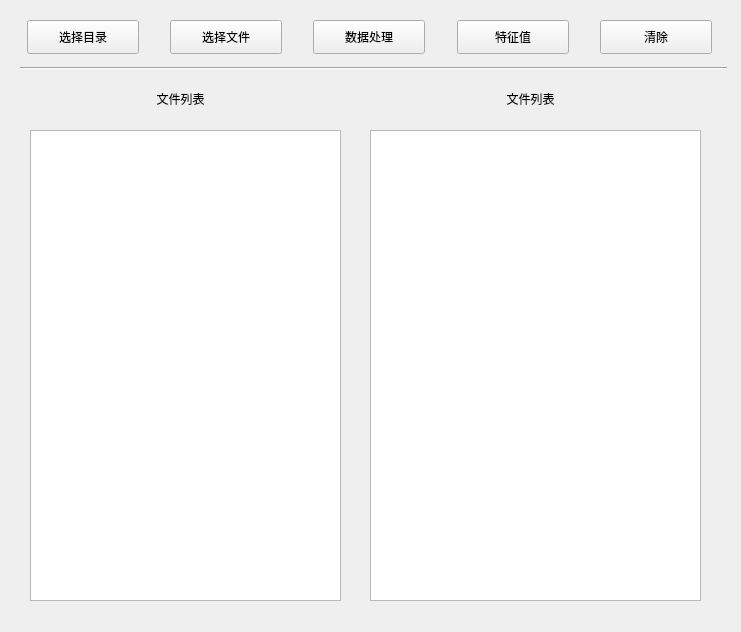
<?xml version="1.0" encoding="UTF-8"?>
<ui version="4.0">
 <class>Form</class>
 <widget class="QWidget" name="Form">
  <property name="geometry">
   <rect>
    <x>0</x>
    <y>0</y>
    <width>741</width>
    <height>632</height>
   </rect>
  </property>
  <property name="windowTitle">
   <string>数据处理</string>
  </property>
  <widget class="QPushButton" name="pushButton">
   <property name="geometry">
    <rect>
     <x>27</x>
     <y>20</y>
     <width>112</width>
     <height>34</height>
    </rect>
   </property>
   <property name="text">
    <string>选择目录</string>
   </property>
  </widget>
  <widget class="QPushButton" name="pushButton_2">
   <property name="geometry">
    <rect>
     <x>170</x>
     <y>20</y>
     <width>112</width>
     <height>34</height>
    </rect>
   </property>
   <property name="text">
    <string>选择文件</string>
   </property>
  </widget>
  <widget class="QPushButton" name="pushButton_3">
   <property name="geometry">
    <rect>
     <x>313</x>
     <y>20</y>
     <width>112</width>
     <height>34</height>
    </rect>
   </property>
   <property name="text">
    <string>数据处理</string>
   </property>
  </widget>
  <widget class="QPushButton" name="pushButton_4">
   <property name="geometry">
    <rect>
     <x>457</x>
     <y>20</y>
     <width>112</width>
     <height>34</height>
    </rect>
   </property>
   <property name="text">
    <string>特征值</string>
   </property>
  </widget>
  <widget class="QPushButton" name="pushButton_5">
   <property name="geometry">
    <rect>
     <x>600</x>
     <y>20</y>
     <width>112</width>
     <height>34</height>
    </rect>
   </property>
   <property name="text">
    <string>清除</string>
   </property>
  </widget>
  <widget class="Line" name="line">
   <property name="geometry">
    <rect>
     <x>20</x>
     <y>60</y>
     <width>707</width>
     <height>16</height>
    </rect>
   </property>
   <property name="orientation">
    <enum>Qt::Horizontal</enum>
   </property>
  </widget>
  <widget class="QScrollArea" name="scrollArea">
   <property name="geometry">
    <rect>
     <x>30</x>
     <y>130</y>
     <width>311</width>
     <height>471</height>
    </rect>
   </property>
   <property name="widgetResizable">
    <bool>true</bool>
   </property>
   <widget class="QWidget" name="scrollAreaWidgetContents">
    <property name="geometry">
     <rect>
      <x>0</x>
      <y>0</y>
      <width>309</width>
      <height>469</height>
     </rect>
    </property>
    <widget class="QTextBrowser" name="textBrowser">
     <property name="geometry">
      <rect>
       <x>-10</x>
       <y>-10</y>
       <width>321</width>
       <height>481</height>
      </rect>
     </property>
    </widget>
   </widget>
  </widget>
  <widget class="QScrollArea" name="scrollArea_2">
   <property name="geometry">
    <rect>
     <x>370</x>
     <y>130</y>
     <width>331</width>
     <height>471</height>
    </rect>
   </property>
   <property name="widgetResizable">
    <bool>true</bool>
   </property>
   <widget class="QWidget" name="scrollAreaWidgetContents_2">
    <property name="geometry">
     <rect>
      <x>0</x>
      <y>0</y>
      <width>329</width>
      <height>469</height>
     </rect>
    </property>
    <widget class="QTextBrowser" name="textBrowser_2">
     <property name="geometry">
      <rect>
       <x>-5</x>
       <y>-9</y>
       <width>341</width>
       <height>481</height>
      </rect>
     </property>
    </widget>
   </widget>
  </widget>
  <widget class="QLabel" name="label">
   <property name="geometry">
    <rect>
     <x>60</x>
     <y>90</y>
     <width>241</width>
     <height>18</height>
    </rect>
   </property>
   <property name="text">
    <string>文件列表</string>
   </property>
   <property name="alignment">
    <set>Qt::AlignCenter</set>
   </property>
  </widget>
  <widget class="QLabel" name="label_2">
   <property name="geometry">
    <rect>
     <x>410</x>
     <y>90</y>
     <width>241</width>
     <height>18</height>
    </rect>
   </property>
   <property name="text">
    <string>文件列表</string>
   </property>
   <property name="alignment">
    <set>Qt::AlignCenter</set>
   </property>
  </widget>
 </widget>
 <resources/>
 <connections/>
</ui>
